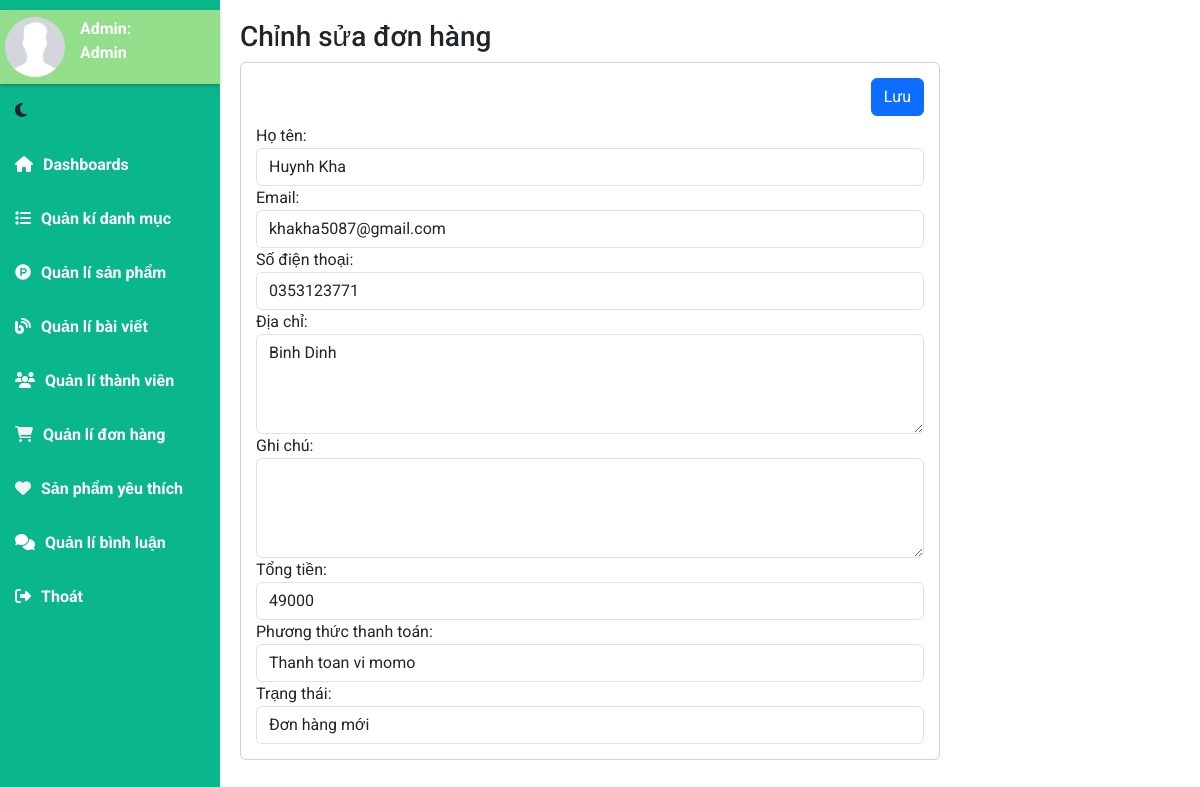
Page /admin/orderEdit/301 (signed in) on the committed database.
### tables this page shows
CREATE TABLE `donhang` (
  `MaDH` int NOT NULL,
  `HoTen` varchar(50) NOT NULL,
  `Email` varchar(50) NOT NULL,
  `SoDienThoai` varchar(50) NOT NULL,
  `DiaChi` varchar(255) NOT NULL,
  `GhiChu` text NOT NULL,
  `TongTien` int NOT NULL DEFAULT '0',
  `NgayDat` datetime NOT NULL DEFAULT CURRENT_TIMESTAMP,
  `MaTK` int NOT NULL,
  `PhuongThucTT` tinyint(1) NOT NULL COMMENT '1.Trả tiền mặt khi nhận hàng 2. Thanh toán bằng VNPAY 3.Thanh toan vi momo',
  `TrangThai` tinyint(1) NOT NULL DEFAULT '0' COMMENT '0.Đơn hàng mới 1.Đang xử lý 2. xác nhận đơn hàng 3.Đang giao hàng 4.Đã giao 5.Đã hủy 6.Giao hàng thất bại',
  `MaDHRandom` varchar(20) NOT NULL
);

### app/controller/c_admin.php (called while the page is built, shortened)
<?php
    class c_admin extends c_base{
        private $htmlAdmin;
        function __construct(){
            $this->htmlAdmin = new m_admin;
        }
            public function orderEdit(){
                $this->titlepage = "Admin edit order";
                preg_match('/\/admin\/orderEdit\/(\d+)/', $_SERVER['REQUEST_URI'], $matches);
                if(isset($matches[1])){
                    $MaDH = $matches[1];
                    $getOrderDetails = $this->htmlAdmin->get_donhangById($MaDH);
                }
                $this->data['getOrderDetails'] = $getOrderDetails;
                $this->renderView("admin/v_admin_edit_donhang", $this->titlepage ,$this->data);
            }
    }
?>

### app/routing/routeIndex.php (called while the page is built, shortened)
<?php
    $uri = isset($_GET['url']) ? "/".rtrim($_GET['url'], '/') : '/index';
    Route::dispatch($uri);
?>

### index.php (called while the page is built, shortened)
<?php
    include_once 'app/routing/routeIndex.php';
?>

### app/model/m_pdo.php (called while the page is built, shortened)
<?php
            class m_pdo{
        private $dbhost= DB_HOST;
        private $dbname= DB_NAME;
        private $username= DB_USERNAME;
        private $password = DB_PASSWORD;
        private $conn;
        function __construct(){
            try {
                $this->conn = new PDO("mysql:host=".$this->dbhost.";dbname=".$this->dbname, $this->username, $this->password);
                $this->conn->setAttribute(PDO::ATTR_ERRMODE, PDO::ERRMODE_EXCEPTION);
            } catch (PDOException $th) {
                throw $th;
            }
        }
        function pdo_query_one($sql){
            $sql_args = array_slice(func_get_args(), 1);
            try{
                $this->stmt = $this->conn->prepare($sql);
                $this->stmt->execute($sql_args);
                $row = $this->stmt->fetch(PDO::FETCH_ASSOC);
                return $row;
            }
            catch(PDOException $e){
                throw $e;
            }
            finally{
                unset($conn);
            }
        }
    }
?>

### app/model/m_admin.php (called while the page is built, shortened)
<?php
    class m_admin {
        private $data;
        function __construct(){
            $this->data = new m_pdo;
        }
        function get_donhangById($MaDH){
            return $this->data->pdo_query_one("SELECT * FROM donhang WHERE MaDH = ?",$MaDH);
        }
    }
?>

### app/view/admin/v_admin_edit_donhang.php (the view, shortened to what this page needs)
<?php include_once 'v_admin_header.php'; $getOrderDetails = $data['getOrderDetails'] ?>
<div class="main-content ">
    <h3 class="title-page">
        Chỉnh sửa đơn hàng
    </h3>
    <div class="card chart tableadmin">
        <form class="editOrder" action="" method="post" enctype="multipart/form-data" class="">
            <div class="d-flex justify-content-end">
                <input type="submit" class="btn btn-primary mb-2"  value="Lưu">
            </div>
            <div class="form-group">
                <label for="name">Họ tên:</label>
                <input type="text" class="form-control" name="HoTen" value="<?=$getOrderDetails['HoTen']?>" >
            </div>
            <div class="form-group">
                <label for="name">Email:</label>
                <input type="text" class="form-control" name="Email" value="<?=$getOrderDetails['Email']?>" >
            </div>
            <div class="form-group">
                <label for="name">Số điện thoại:</label>
                <input type="text" class="form-control" name="SoDienThoai" value="<?=$getOrderDetails['SoDienThoai']?>" >
            </div>
            <div class="form-group">
                <label for="name">Địa chỉ:</label>
                <textarea class="form-control" name="DiaChi"><?=$getOrderDetails['DiaChi']?></textarea>
            </div>
            <div class="form-group">
                <label for="name">Ghi chú:</label>
                <textarea class="form-control" name="GhiChu"><?=$getOrderDetails['GhiChu']?></textarea>
            </div>
            <div class="form-group">
                <label for="name">Tổng tiền:</label>
                <input type="text" class="form-control" name="TongTien" value="<?=$getOrderDetails['TongTien']?>" >
            </div>
            <div class="form-group">
                <label for="name">Phương thức thanh toán:</label>
                <select class="form-control" name="PhuongThucTT" class="admin__select">
                    <option value="3" <?=($getOrderDetails['PhuongThucTT'] == 3) ? "selected" : "" ?>>Thanh toan vi momo</option>
                </select>
            </div>
            <div class="form-group">
                <label for="name">Trạng thái:</label>
                <select class="form-control" name="TrangThai" id="" class="admin__select">
                    <option value="0" <?=($getOrderDetails['TrangThai'] == 0) ? "selected" : "" ?>>Đơn hàng mới</option>
                </select>
            </div>
        </form>
    </div>
</div>
<?php include_once 'v_admin_footer.php' ?>

### app/routing/route.php (shortened to what this page needs)
<?php
class route {
    private static $routes = [];
    public static function add($uri, $controller) {
        $uri="#^".$uri."$#";
        self::$routes[] = ['uri' => $uri, 'controller' => $controller];
    }
    public static function dispatch($uri) {
        foreach (self::$routes as $route) {
            if (preg_match($route['uri'], $uri,$matches)) {
                if(count($matches)>0){
                    list($controller, $method) = explode('@', $route['controller']);
                    $controllerInstance = new $controllerClass();
                    $controllerInstance->$method();
                    return;
                }
            }
        }
    }
}

### public/css/admin.css (style rules this page uses)
* { padding: 0; margin: 0; box-sizing: border-box; font-family: 'Roboto', sans-serif; }
body { background-color: #e6e6e6; }
.main-content { padding-left: 240px; padding-bottom: 20px; }
.main-content .title-page { padding-top: 20px; }
.tableadmin { margin: left; width: 700px; }
.chart { padding: 15px; border-radius: 10px; }
.form-group input { word-wrap: break-word; white-space: pre-line; }
.form-group textarea { width: 100%; height: 100px; resize: vertical; word-wrap: break-word; }

### rows in the picture
donhang: HoTen "Huynh Kha", Email "khakha5087@gmail.com", SoDienThoai "0353123771", DiaChi "Binh Dinh", TongTien "49000", PhuongThucTT "Thanh toan vi momo", TrangThai "Đơn hàng mới"
